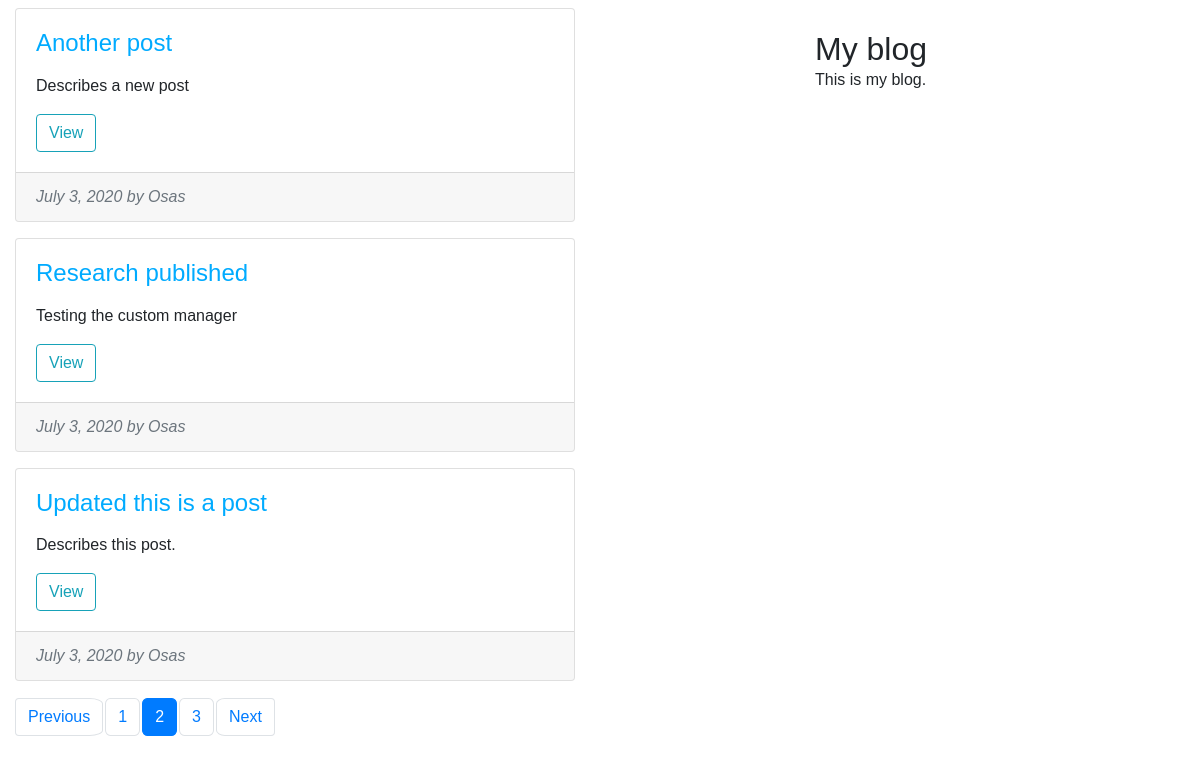
Screenshot of /blog/?page=2 with the database file from the repository.
### blog/models.py (models this page shows, shortened)
class Post(models.Model):
    STATUS_CHOICES = (
        ('draft', 'Draft'),
        ('published', 'Published'),
    )
    author = models.ForeignKey(User, on_delete=models.CASCADE, related_name='blog_posts')
    title = models.CharField(max_length=200, unique=True)  # unique=True: to ensure that a title should not be repeated
    slug = models.SlugField(max_length=200, unique_for_date='publish')  # publish date is used to build the slug
    body = models.TextField()
    publish = models.DateTimeField(default=timezone.now)  # returns the current datetime in a timezone
    created = models.DateTimeField(auto_now_add=True)
    updated = models.DateTimeField(auto_now=True)  # changes whenever the 'save' button is pressed
    status = models.CharField(max_length=10, choices=STATUS_CHOICES, default='draft')
    published = PublishedManager()  # custom manager
    class Meta:
        ordering = ('-publish',)  # sort according to the latest/newest post
    def get_absolute_url(self):
        return reverse('blog:post_detail',
                       args=[self.publish.year,
                             self.publish.month,
                             self.publish.day,
                             self.slug])

### blog/views.py (the view)
# urls.py: path('', views.BlogPostList.as_view(), name='post_list'),
class BlogPostList(ListView):
    queryset = Post.published.all()
    context_object_name = 'posts'  # default variable is 'object_list' if no name is specified
    paginate_by = 3  # three objects per page.
    template_name = 'post/list.html'  # django uses 'blog/post_list.html' as default if template name isn't given

### blog/templates/post/list.html (shortened to what this page needs)
{% extends 'blog/base.html' %}
{% load humanize %}
{% block content %}
    {% for post in posts %}
        <div class="card mb-3 mt-2" style="width: 35rem;">
            <div class="card-body">
                <h4 class="card-title"><a href="{{ post.get_absolute_url }}">{{ post.title }}</a></h4>
                <p class="card-text">{{ post.body|truncatewords:20|linebreaks }}</p>
                <a href="{{ post.get_absolute_url }}" class="btn btn-outline-info">View</a>
            </div>
            <div class="card-footer font-italic text-muted date">{{ post.publish|naturalday }} by {{ post.author|title }}</div>
        </div>
    {% empty %}
        <h4>No post found.</h4>
    {% endfor %}
    {% include 'pagination.html' with page=page_obj %}
{% endblock %}

### static/css/blog.css (style rules this page uses)
body { margin: 0; padding: 0; font-family: helvetica, sans-serif; }
a { color: #00abff; text-decoration: none; }

### rows the page displays
Post: title "Another post", body "Describes a new post", publish "July 3, 2020", author "Osas"
Post: title "Research published", body "Testing the custom manager", publish "July 3, 2020", author "Osas"
Post: title "Updated this is a post", body "Describes this post.", publish "July 3, 2020", author "Osas"

### other values shown
{{ i }} "1" "3"
{{ i }} "2"
